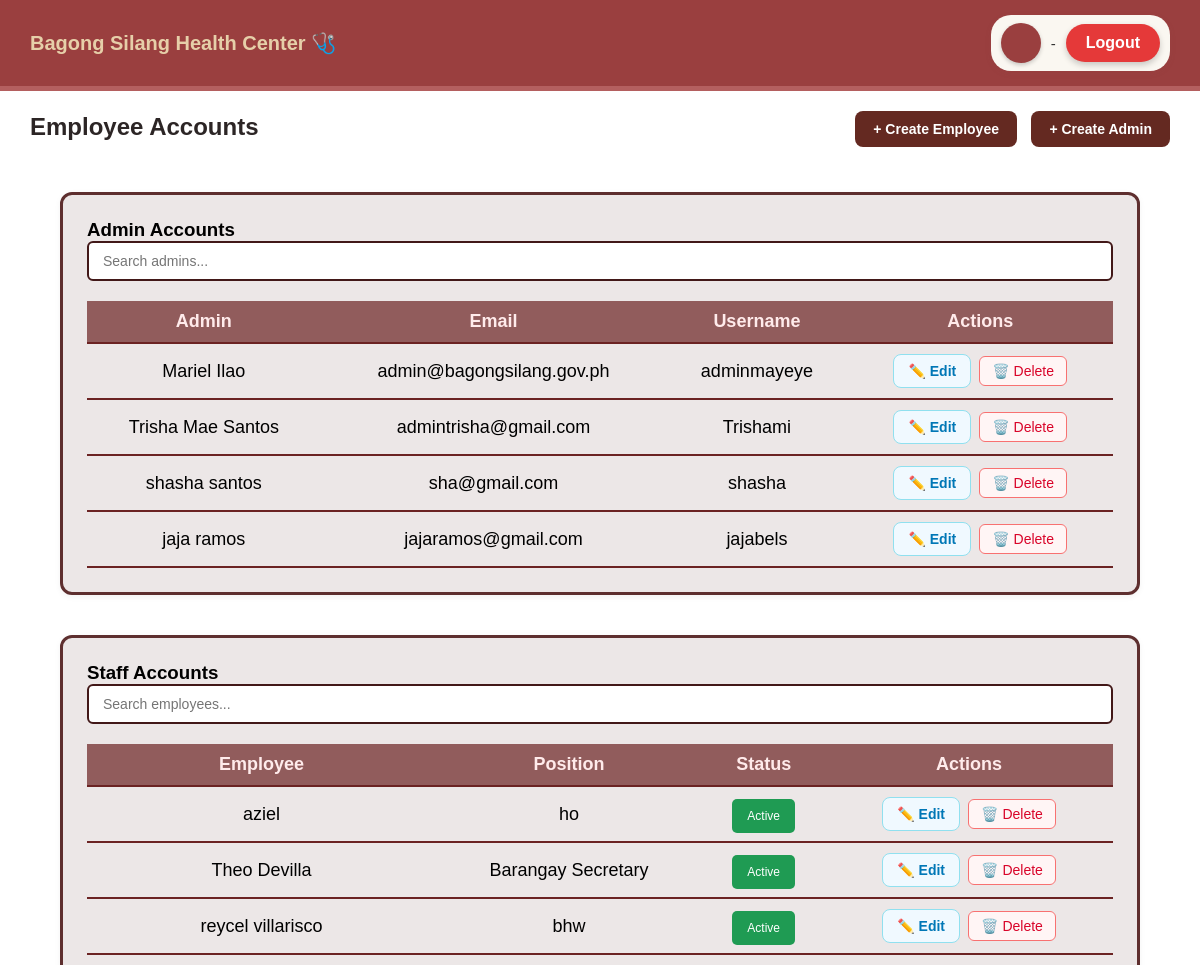
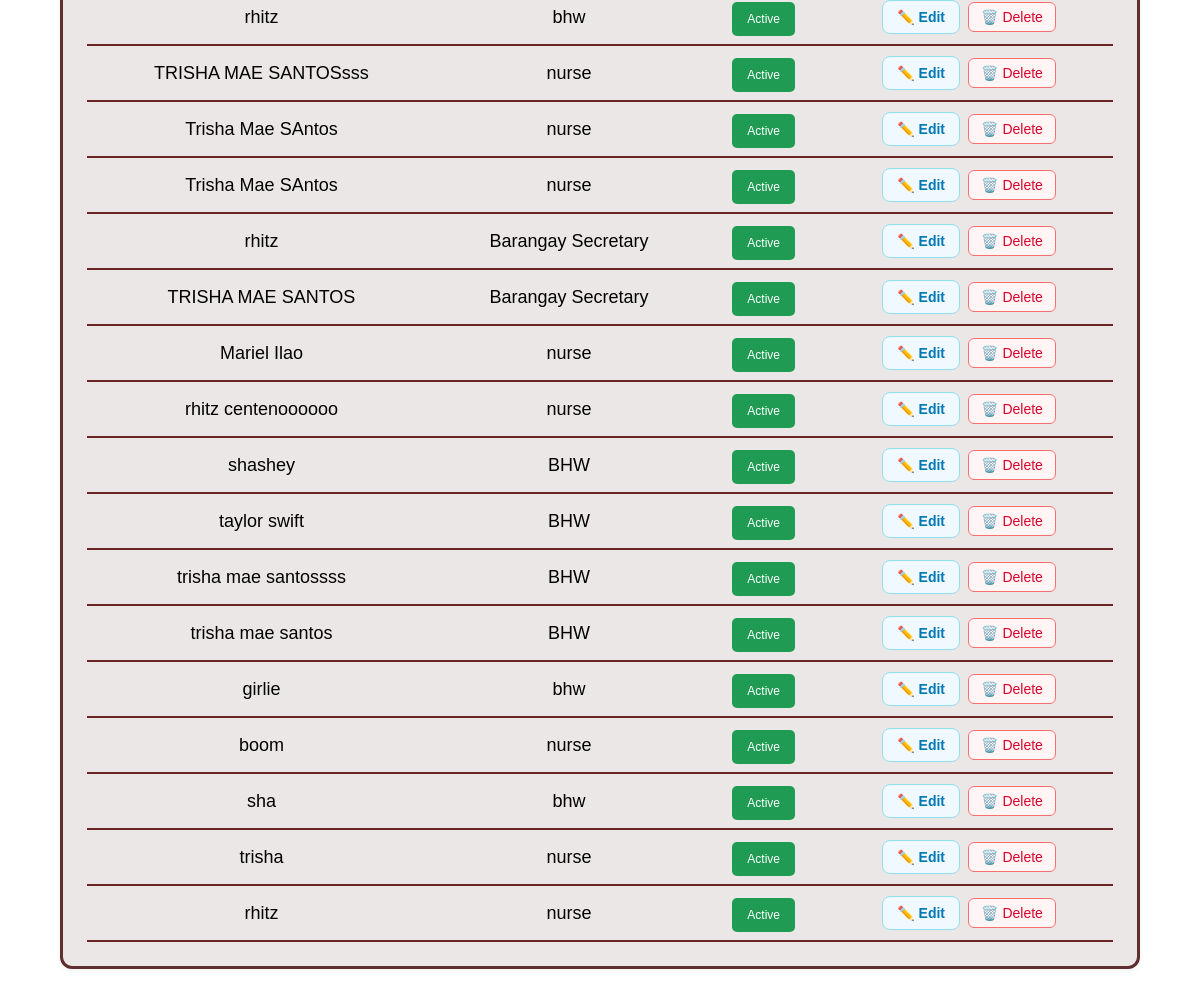
Page /emp.php on the committed database (2 pictures, top to bottom).
### tables this page shows
CREATE TABLE `users` (
  `user_id` int(11) NOT NULL,
  `role` enum('admin','staff') NOT NULL,
  `username` varchar(100) NOT NULL,
  `fullname` varchar(255) DEFAULT NULL,
  `email` varchar(100) DEFAULT NULL,
  `password` varchar(255) DEFAULT NULL,
  `id_number` varchar(50) DEFAULT NULL,
  `created_at` timestamp NOT NULL DEFAULT current_timestamp()
);

CREATE TABLE `employee_accounts` (
  `id` int(11) NOT NULL,
  `employee_id` varchar(50) NOT NULL,
  `fullname` varchar(150) NOT NULL,
  `position` varchar(100) NOT NULL,
  `email` varchar(120) NOT NULL,
  `role` enum('admin','staff') NOT NULL DEFAULT 'staff',
  `status` enum('active','inactive') NOT NULL DEFAULT 'active',
  `password` varchar(255) DEFAULT NULL,
  `last_login` datetime DEFAULT NULL,
  `created_at` timestamp NOT NULL DEFAULT current_timestamp(),
  `is_id_viewed` tinyint(1) DEFAULT 0
);

### emp.php (the view, shortened to what this page needs)
<?php
$servername = "localhost";
$username   = "root";
$password   = "";
$dbname     = "barangay_health_center";
$conn = new mysqli($servername, $username, $password, $dbname);
$sql = "SELECT id, employee_id, fullname, position, email, role, status FROM employee_accounts ORDER BY id DESC";
$result = $conn->query($sql);
$sql_admins = "SELECT user_id, fullname, email, role, username FROM users WHERE role = 'admin'";
$result_admins = $conn->query($sql_admins);
?>
<!DOCTYPE html>
<html lang="en">
<head>
  <link rel="stylesheet" href="styles/emp.css">
</head>
<body>
  <?php include 'navbar.php'; ?>
  <div class="header-section">
  <div>
    <h2>Employee Accounts</h2>
  </div>
  <div>
    <button class="btn green" id="openModalBtn">+ Create Employee</button>
    <button class="btn green" id="openAdminModalBtn">+ Create Admin</button>
  </div>
</div>
<section class="table-container">
  <h3>Admin Accounts</h3>
  <div class="search-filter">
    <input type="text" id="adminSearchInput" placeholder="Search admins...">
  </div>
  <table id="adminTable">
    <thead>
      <tr>
        <th>Admin</th>
        <th>Email</th>
        <th>Username</th>
        <th>Actions</th>
      </tr>
    </thead>
    <tbody>
      <?php if ($result_admins->num_rows > 0): ?>
        <?php while($admin = $result_admins->fetch_assoc()): ?>
          <tr>
            <td>
              <?php echo htmlspecialchars($admin['fullname']); ?><br>
            </td>
            <td><?php echo htmlspecialchars($admin['email']); ?></td>
            <td><?php echo htmlspecialchars($admin['username']); ?></td>
            <td>
              <div class="action-buttons">
                <button
                  class="btn-edit"
                  data-id="<?php echo $admin['user_id']; ?>"
                  data-fullname="<?php echo htmlspecialchars($admin['fullname']); ?>"
                  data-email="<?php echo htmlspecialchars($admin['email']); ?>"
                  data-role="<?php echo htmlspecialchars($admin['role']); ?>"
                >✏️ Edit</button>
              <a href="delete_admin.php?id=<?php echo $admin['user_id']; ?>"
                   class="btn-delete"
                   onclick="return confirm('Are you sure you want to delete this admin? This action cannot be undone.');">🗑️ Delete</a>
              </div>
            </td>
          </tr>
        <?php endwhile; ?>
      <?php else: ?>
        <tr><td colspan="5" style="text-align:center;">No admin accounts found</td></tr>
      <?php endif; ?>
    </tbody>
  </table>
</section>
    <section class="table-container">
  <h3>Staff Accounts</h3>
  <div class="search-filter">
    <input type="text" id="searchInput" placeholder="Search employees...">
  </div>
  <table id="staffTable">
    <thead>
      <tr>
        <th>Employee</th>
        <th>Position</th>
        <th>Status</th>
        <th>Actions</th>
      </tr>
    </thead>
        <tbody>
          <?php if ($result->num_rows > 0): ?>
            <?php while($row = $result->fetch_assoc()): ?>
              <tr>
                <td>
                  <?php echo htmlspecialchars($row['fullname']); ?><br>
                </td>
                <td><?php echo htmlspecialchars($row['position']); ?></td>
                <td>
                  <span class="badge <?php echo ($row['status'] == 'active') ? 'green' : 'red'; ?>">
                    <?php echo ucfirst($row['status']); ?>
                  </span>
                </td>
                <td>
        <div class="action-buttons">
  <button
    class="btn-edit"
    data-id="<?php echo $row['id']; ?>"
    data-fullname="<?php echo htmlspecialchars($row['fullname']); ?>"
    data-position="<?php echo htmlspecialchars($row['position']); ?>"
    data-email="<?php echo htmlspecialchars($row['email']); ?>"
    data-role="<?php echo htmlspecialchars($row['role']); ?>"
    data-status="<?php echo htmlspecialchars($row['status']); ?>"
  >✏️ Edit</button>
  <a href="delete_employee.php?id=<?php echo $row['id']; ?>"
     class="btn-delete"
     onclick="return confirm('Are you sure you want to delete this employee? This action cannot be undone.');">🗑️ Delete</a>
</div>
                </td>
              </tr>
            <?php endwhile; ?>
          <?php else: ?>
              <tr>
                <td colspan="6" style="text-align:center;">No employees found</td>
              </tr>
          <?php endif; ?>
        </tbody>
      </table>
    </section>

### styles/emp.css (style rules this page uses)
* { margin: 0; padding: 0; box-sizing: border-box; font-family: Arial, sans-serif; }
.header-section { display: flex; justify-content: space-between; align-items: center; padding: 20px 30px; margin-bottom: 25px; }
.header-section h2 { font-size: 24px; color: #2c2525; margin-bottom: 5px; }
.header-section button { padding: 10px 18px; margin-left: 10px; border: none; border-radius: 8px; background: #9A3F3F; color: #fff; font-weight: bold; font-size: 14px; cursor: pointer; transition: all 0.3s ease; }
.btn { padding: 10px 18px; border: none; border-radius: 6px; cursor: pointer; font-size: 14px; color: #ad4f4f; }
.btn.green { background: #696b6a; }
.search-filter { display: flex; align-items: center; gap: 15px; margin-bottom: 20px; }
.search-filter input { flex: 1; padding: 10px 14px; border: 2px solid #421818; border-radius: 6px; font-size: 14px; }
.table-container { width: 90%; font: 50px; margin: 0 auto; margin-bottom: 40px; background: #ece7e7; padding: 1.5rem; border-radius: 12px; border: 3px solid #5e2f2f; box-shadow: 0 2px 6px rgba(0,0,0,0.05); }
.table-container thead { background:#915c5c; color: #ffebeb; font-weight: bold; }
.table-container table { width: 100%; border-collapse: collapse; margin-top: 10px; }
.table-container th, .table-container td { padding: 10px; text-align: center; border-bottom: 2px solid #6b2323; font-size: 18px; }
.badge { padding: 4px 8px; border-radius: 6px; font-size: 12px; color: #7f7777; }
.badge.green { background: #087838; }
.action-buttons { display: flex; gap: 8px; justify-content: center; align-items: center; }
.action-buttons a { display: inline-block; padding: 6px 12px; font-size: 14px; font-weight: 500; text-decoration: none; border-radius: 6px; transition: all 0.2s ease; }
.btn-edit, .btn-delete { border: none; padding: 8px 14px; border-radius: 8px; cursor: pointer; font-weight: 600; font-size: 14px; transition: all 0.3s ease; display: inline-flex; align-items: center; gap: 5px; }
.btn-edit { background-color: #f0f9ff; color: #0077b6; border: 1px solid #90e0ef; }
.btn-delete { background-color: #fff5f5; color: #d90429; border: 1px solid #f87171; }
.btn { padding: 10px 18px; border: none; border-radius: 8px; cursor: pointer; font-weight: bold; transition: 0.3s ease; }
.btn.green { background: #9A3F3F; color: #fff; }

### emp.php (style rules this page uses)
.btn { padding: 8px 15px; border: none; border-radius: 6px; cursor: pointer; }
.btn.green { background: #642921ff; color: #fff; }
.badge.green { background: #1f9b53ff; color: #fff; padding: 10px 15px; border-radius: 5px; }

### rows in the picture
users: fullname "Mariel Ilao", email "admin@bagongsilang.gov.ph", username "adminmayeye"
users: fullname "Trisha Mae Santos", email "admintrisha@gmail.com", username "Trishami"
users: fullname "shasha santos", email "sha@gmail.com", username "shasha"
users: fullname "jaja ramos", email "jajaramos@gmail.com", username "jajabels"
employee_accounts: fullname "aziel", position "ho", status "Active"
employee_accounts: fullname "Theo Devilla", position "Barangay Secretary", status "Active"
employee_accounts: fullname "reycel villarisco", position "bhw", status "Active"
employee_accounts: fullname "rhitz", position "bhw", status "Active"
employee_accounts: fullname "TRISHA MAE SANTOSsss", position "nurse", status "Active"
employee_accounts: fullname "Trisha Mae SAntos", position "nurse", status "Active"
employee_accounts: fullname "Trisha Mae SAntos", position "nurse", status "Active"
employee_accounts: fullname "rhitz", position "Barangay Secretary", status "Active"
employee_accounts: fullname "TRISHA MAE SANTOS", position "Barangay Secretary", status "Active"
employee_accounts: fullname "Mariel Ilao", position "nurse", status "Active"
employee_accounts: fullname "rhitz centenoooooo", position "nurse", status "Active"
employee_accounts: fullname "shashey", position "BHW", status "Active"
employee_accounts: fullname "taylor swift", position "BHW", status "Active"
employee_accounts: fullname "trisha mae santossss", position "BHW", status "Active"
employee_accounts: fullname "trisha mae santos", position "BHW", status "Active"
employee_accounts: fullname "girlie", position "bhw", status "Active"
employee_accounts: fullname "boom", position "nurse", status "Active"
employee_accounts: fullname "sha", position "bhw", status "Active"
employee_accounts: fullname "trisha", position "nurse", status "Active"
employee_accounts: fullname "rhitz", position "nurse", status "Active"
